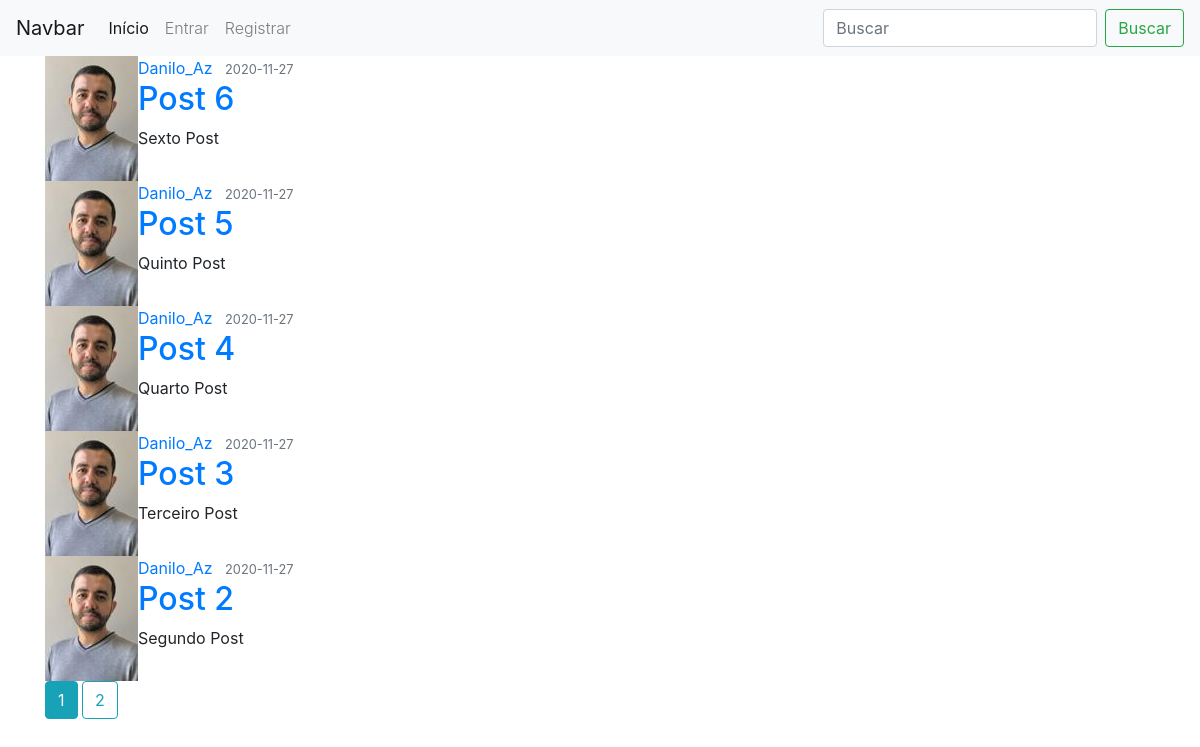
The page /home on the database its author committed.
### flaskblog/models.py (models this page shows, shortened)
class Post(db.Model):
    id = db.Column(db.Integer, primary_key=True)
    title = db.Column(db.String(100), nullable=False)
    date_posted = db.Column(db.DateTime, nullable=False, default= datetime.utcnow)
    content = db.Column(db.Text, nullable=False)
    user_id = db.Column(db.Integer, db.ForeignKey('user.id'), nullable=False)

class User(db.Model, UserMixin):
    id = db.Column(db.Integer, primary_key=True)
    username = db.Column(db.String(20), unique=True, nullable=False)
    email = db.Column(db.String(120), unique=True, nullable=False)
    image_file = db.Column(db.String(20), nullable=False, default='default.jpg')
    password = db.Column(db.String(60), nullable=False)
    posts = db.relationship('Post', backref='author', lazy=True)

### flaskblog/blueprints/main/routes.py (the view)
@main.route('/')
@main.route('/home')
def home():
    page = request.args.get('page', 1, type=int)
    posts = Post.query.order_by(Post.date_posted.desc()).paginate(page=page, per_page=5)
    return render_template('home.html', posts=posts)

### flaskblog/templates/home.html
{% extends "base.html" %}
{% block content%}
    {% for post in posts.items %}
    <article class="media content-section">
        <img src="{{ url_for('static',filename='profile_img/'+post.author.image_file) }}" class="rouded-circle article-img">
        <div class="media-body">
            <div class="article-metadata">
                <a class="mr-2" href="{{ url_for('users.user_posts', username=post.author.username) }}">{{ post.author.username }}</a>
                <small class="text-muted">{{ post.date_posted.strftime('%Y-%m-%d') }}</small>
            </div>
            <h2><a class="article-title" href="{{ url_for('posts.post', post_id=post.id) }}">{{ post.title }}</a></h2>
            <p class="article-content">{{ post.content }}</p>
        </div>
    </article>
    {% endfor %}
    {% for page_num in posts.iter_pages(left_edge=1, right_edge=1, left_current=1, right_current=2) %}
        {% if page_num %}
            {% if posts.page == page_num %}
                <a href="{{ url_for('main.home', page=page_num) }}" class="btn btn-info mb-4">{{ page_num }}</a>
            {% else %}
                <a href="{{ url_for('main.home', page=page_num) }}" class="btn btn-outline-info mb-4">{{ page_num }}</a>
            {% endif %}
        {% else %}
            ...
        {% endif %}
    {% endfor %}
{% endblock content%}

### flaskblog/templates/base.html (shortened to what this page needs)
<!doctype html>
<html lang="en">
  <head>
    <link rel="stylesheet" href="https://cdn.jsdelivr.net/npm/bootstrap@4.5.3/dist/css/bootstrap.min.css">
  </head>
  <body>
      <header class="site-header">
          <nav class="navbar navbar-expand-lg navbar-light bg-light">
              <a class="navbar-brand" href="/">Navbar</a>
                <div class="collapse navbar-collapse" id="navbarSupportedContent">
                  <ul class="navbar-nav mr-auto">
                    <li class="nav-item active">
                      <a class="nav-link" href="/">Início <span class="sr-only">(current)</span></a>
                    </li>
                        {% if current_user.is_authenticated %}
                      <a class="nav-link" href="{{ url_for('posts.new_post') }}">Adicionar</a>
                      <a class="nav-link font-weight-light" href="{{ url_for('users.account') }}">Account</a>
                      <a class="nav-link font-weight-light" href="{{ url_for('users.logout') }}">Sair</a>
                      {% else %}
                      <a class="nav-link font-weight-light" href="{{ url_for('users.login') }}">Entrar</a>
                      {% endif %}
                    <li class="nav-item">
                      <a class="nav-link font-weight-light" href="{{ url_for('users.register') }}">Registrar</a>
                    </li>
                  </ul>
                  <form class="form-inline my-2 my-lg-0" method= 'GET' action='/atas/topics/'>
                    <input class="form-control mr-sm-2" type="search" placeholder="Buscar" aria-label="Search" name='topic'>
                    <button class="btn btn-outline-success my-2 my-sm-0" type="submit">Buscar</button>
                  </form>
                </div>
            </nav>
        </header>
        <main role="main" class="container">
            {% block content %}{% endblock content %}
        </main>
  </body>
</html>

### rows shown on the page
Post: image_file (picture), author.username "Danilo_Az", date_posted "2020-11-27", title "Post 6", content "Sexto Post"
Post: image_file (picture), author.username "Danilo_Az", date_posted "2020-11-27", title "Post 5", content "Quinto Post"
Post: image_file (picture), author.username "Danilo_Az", date_posted "2020-11-27", title "Post 4", content "Quarto Post"
Post: image_file (picture), author.username "Danilo_Az", date_posted "2020-11-27", title "Post 3", content "Terceiro Post"
Post: image_file (picture), author.username "Danilo_Az", date_posted "2020-11-27", title "Post 2", content "Segundo Post"

### other values the page prints
{{ page_num }} "1"
{{ page_num }} "2"
